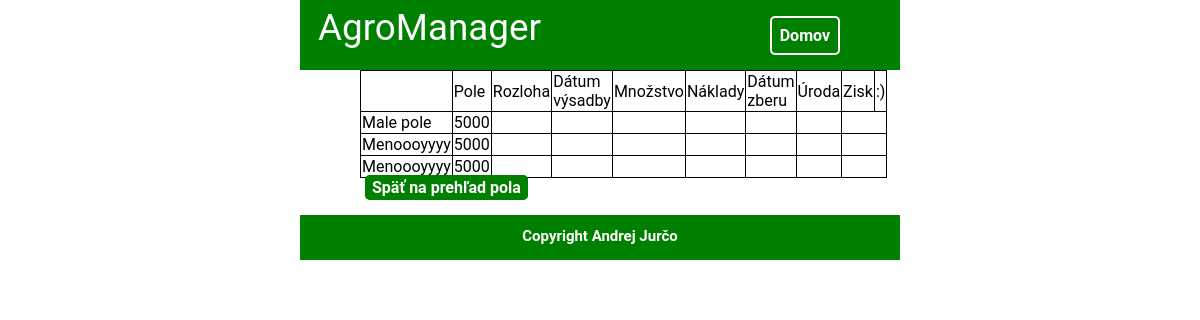
Screenshot of /sprava/plodina/1 with the database file from the repository.
### spravaPoli/model/Cyklus.py (models this page shows)
class Cyklus(models.Model):
    cast = models.ForeignKey(Cast, on_delete=models.CASCADE)
    plodina = models.ForeignKey(Plodina)
    vysadba = models.ForeignKey(Vysadba, on_delete=models.CASCADE, blank=True, null=True)
    zber = models.ForeignKey(Zber, on_delete=models.CASCADE, blank=True, null=True)

### spravaPoli/model/Cast.py (models this page shows)
class Cast(models.Model):
    meno = models.CharField(max_length=80, default="")
    rozloha = models.PositiveIntegerField("Rozloha (m2)",default=0)
    pouzivany = models.BooleanField(default=True)
    pozemok = models.ForeignKey(Pozemok, on_delete=models.CASCADE)

### spravaPoli/views.py (the view)
# urls.py: url(r'^plodina/(?P<plodina_id>[0-9]+)$', views.GeneralView.prehladPlodiny, name='prehlad plodiny'),
    def prehladPlodiny(request, plodina_id):
        cy = Cyklus.objects.filter(plodina_id=plodina_id)
        return render(request, 'spravaPoli/prehladPlodiny.html', {'data': cy})

### spravaPoli/templates/spravaPoli/prehladPlodiny.html (shortened to what this page needs)
{% extends "general/base.html" %}
{% block content %}
    {% if data %}
        <table>
            <th><td>Pole</td><td>Rozloha</td><td>Dátum výsadby</td><td>Množstvo</td><td>Náklady</td><td>Dátum zberu</td><td>Úroda</td><td>Zisk</td><td>:)</td></th>
            {% for cyklus in data %}
            <tr><td>{{ cyklus.cast.meno }}</td><td>{{ cyklus.cast.rozloha }}</td><td>{{ cyklus.vysadba.datumVysadby }}</td>
                <td>{{ cyklus.vysadba.vysadeneMnozstvo }}</td><td>{{ cyklus.vysadba.naklady }}</td>
                <td>{{ cyklus.zber.datumZberu }}</td><td>{{ cyklus.zber.uroda }}</td><td>{{ cyklus.zber.zisk }}</td></tr>
            {% endfor %}
        </table>
    {% else %}
        <p>Táto plodina ešte nebola použitá!</p>
    {% endif %}
    <a href="{% url 'spravaPoli:prehlad pola' %}" class="button2">Späť na prehľad pola</a>
{% endblock %}

### static/general/default_styles.css (style rules this page uses)
body, html { margin: 0; padding: 0; }
html { width: 50%; margin: 0 25%; padding: 0; }
body { margin: 0; font-family: "Roboto", "Lucida Grande", Verdana, Arial, sans-serif; font-size: 100%; counter-reset: counter; }
.button2 { background-color: green; color: white; font-weight: 600; font-size: 100%; border-radius: 5px; padding: 1px 5px; margin: 5px; text-decoration: none; border: solid 2px green; }
table { border-collapse: collapse; }
table th, td, tr { border: solid 1px black; }

### rows the page displays
Cyklus: cast.meno "Male pole", cast.rozloha "5000"
Cyklus: cast.meno "Menoooyyyy", cast.rozloha "5000"
Cyklus: cast.meno "Menoooyyyy", cast.rozloha "5000"
